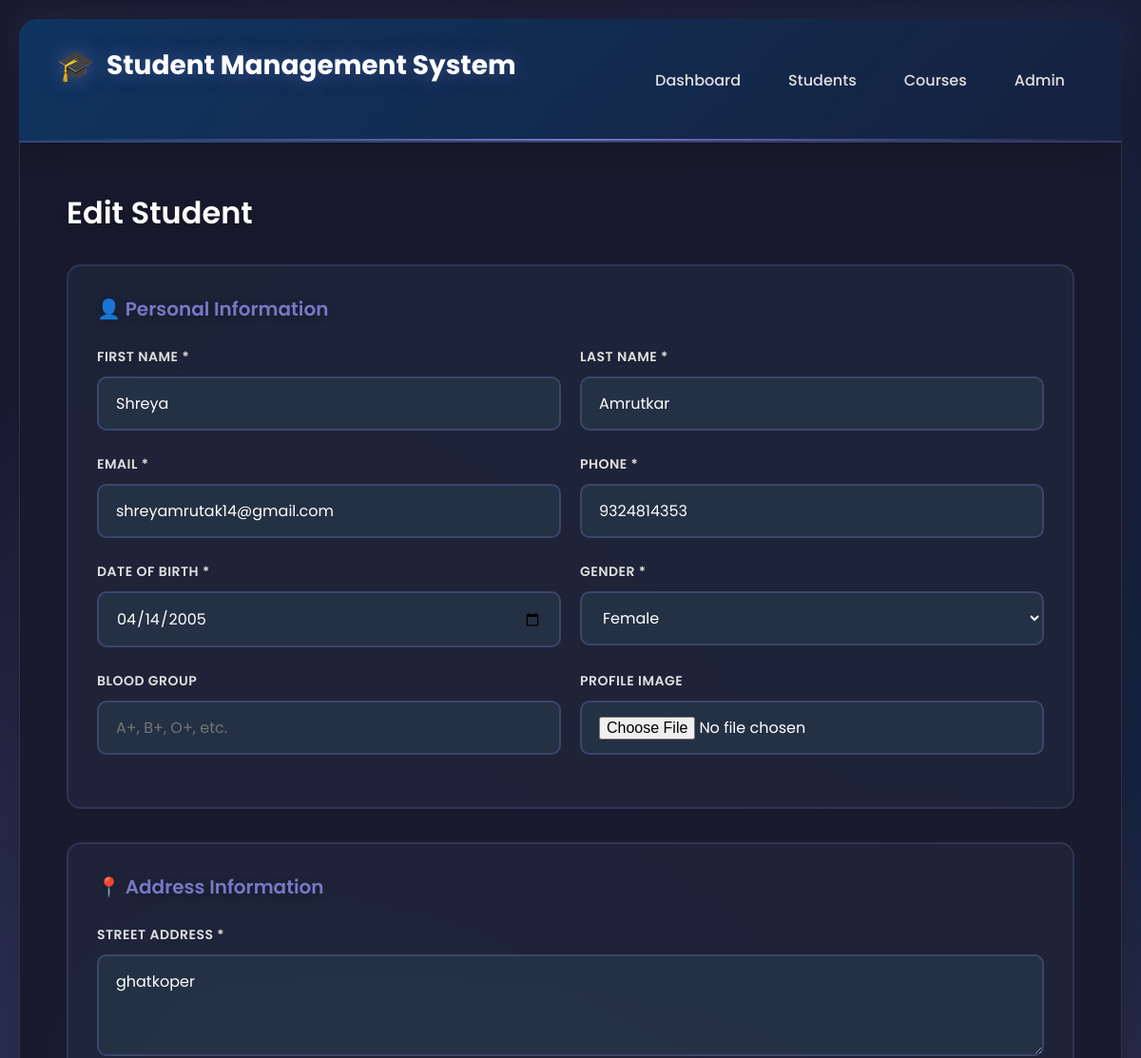
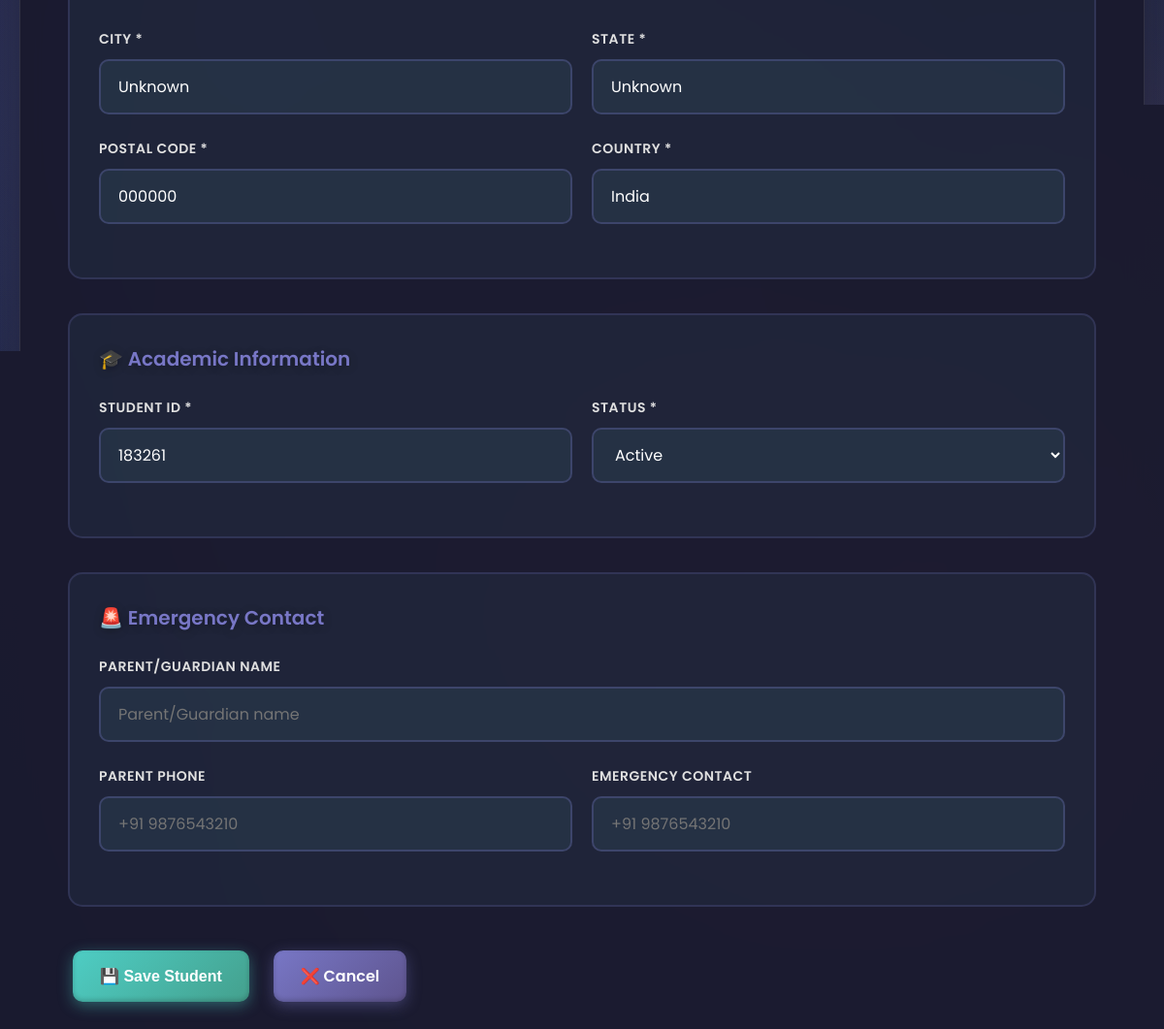
The page /students/3/edit/ on the database its author committed (2 pictures, top to bottom).
### core/models.py (models this page shows, shortened)
class Student(models.Model):
    GENDER_CHOICES = [
        ('M', 'Male'),
        ('F', 'Female'),
        ('O', 'Other'),
    ]
    STATUS_CHOICES = [
        ('Active', 'Active'),
        ('Inactive', 'Inactive'),
        ('Graduated', 'Graduated'),
        ('Suspended', 'Suspended'),
    ]
    user = models.OneToOneField(User, on_delete=models.CASCADE, null=True, blank=True)
    first_name = models.CharField(max_length=100)
    last_name = models.CharField(max_length=100)
    email = models.EmailField(unique=True)
    phone = models.CharField(max_length=15)
    date_of_birth = models.DateField()
    gender = models.CharField(max_length=1, choices=GENDER_CHOICES)
    address = models.TextField()
    city = models.CharField(max_length=100, default='Unknown')
    state = models.CharField(max_length=100, default='Unknown')
    postal_code = models.CharField(max_length=10, default='000000')
    country = models.CharField(max_length=100, default='India')
    enrollment_date = models.DateField(auto_now_add=True)
    student_id = models.CharField(max_length=20, unique=True)
    status = models.CharField(max_length=20, choices=STATUS_CHOICES, default='Active')
    profile_image = models.ImageField(upload_to='students/', null=True, blank=True)
    parent_name = models.CharField(max_length=200, blank=True)
    parent_phone = models.CharField(max_length=15, blank=True)
    emergency_contact = models.CharField(max_length=15, blank=True)
    blood_group = models.CharField(max_length=5, blank=True)
    class Meta:
        ordering = ['-enrollment_date']

### core/views.py (the view)
# urls.py: path('students/<int:pk>/edit/', views.student_update, name='student_update'),
def student_update(request, pk):
    student = get_object_or_404(Student, pk=pk)
    if request.method == 'POST':
        form = StudentForm(request.POST, request.FILES, instance=student)
        if form.is_valid():
            form.save()
            messages.success(request, f'Student {student.full_name} updated successfully!')
            return redirect('student_detail', pk=pk)
        else:
            messages.error(request, 'Please correct the errors below.')
    else:
        form = StudentForm(instance=student)
    return render(request, 'student_form.html', {'form': form, 'title': 'Edit Student'})

### core/templates/student_form.html (shortened to what this page needs)
{% extends 'base.html' %}
{% block content %}
<h1>{{ title }}</h1>
<form method="post" enctype="multipart/form-data" novalidate>
    <div class="form-sections">
        <div class="form-section">
            <h2 style="color: #7877c6; margin-bottom: 25px; font-size: 20px;">👤 Personal Information</h2>
            <div class="form-row">
                <div class="form-group">
                    <label for="{{ form.first_name.id_for_label }}">First Name *</label>
                    {{ form.first_name }}
                </div>
                <div class="form-group">
                    <label for="{{ form.last_name.id_for_label }}">Last Name *</label>
                    {{ form.last_name }}
                </div>
            </div>
            <div class="form-row">
                <div class="form-group">
                    <label for="{{ form.email.id_for_label }}">Email *</label>
                    {{ form.email }}
                </div>
                <div class="form-group">
                    <label for="{{ form.phone.id_for_label }}">Phone *</label>
                    {{ form.phone }}
                </div>
            </div>
            <div class="form-row">
                <div class="form-group">
                    <label for="{{ form.date_of_birth.id_for_label }}">Date of Birth *</label>
                    {{ form.date_of_birth }}
                </div>
                <div class="form-group">
                    <label for="{{ form.gender.id_for_label }}">Gender *</label>
                    {{ form.gender }}
                </div>
            </div>
            <div class="form-row">
                <div class="form-group">
                    <label for="{{ form.blood_group.id_for_label }}">Blood Group</label>
                    {{ form.blood_group }}
                </div>
                <div class="form-group">
                    <label for="{{ form.profile_image.id_for_label }}">Profile Image</label>
                    {{ form.profile_image }}
                </div>
            </div>
        </div>
        <div class="form-section">
            <h2 style="color: #7877c6; margin-bottom: 25px; font-size: 20px;">📍 Address Information</h2>
            <div class="form-group">
                <label for="{{ form.address.id_for_label }}">Street Address *</label>
                {{ form.address }}
            </div>
            <div class="form-row">
                <div class="form-group">
                    <label for="{{ form.city.id_for_label }}">City *</label>
                    {{ form.city }}
                </div>
                <div class="form-group">
                    <label for="{{ form.state.id_for_label }}">State *</label>
                    {{ form.state }}
                </div>
            </div>
            <div class="form-row">
                <div class="form-group">
                    <label for="{{ form.postal_code.id_for_label }}">Postal Code *</label>
                    {{ form.postal_code }}
                </div>
                <div class="form-group">
                    <label for="{{ form.country.id_for_label }}">Country *</label>
                    {{ form.country }}
                </div>
            </div>
        </div>
        <div class="form-section">
            <h2 style="color: #7877c6; margin-bottom: 25px; font-size: 20px;">🎓 Academic Information</h2>
            <div class="form-row">
                <div class="form-group">
                    <label for="{{ form.student_id.id_for_label }}">Student ID *</label>
                    {{ form.student_id }}
                </div>
                <div class="form-group">
                    <label for="{{ form.status.id_for_label }}">Status *</label>
                    {{ form.status }}
                </div>
            </div>
        </div>
        <div class="form-section">
            <h2 style="color: #7877c6; margin-bottom: 25px; font-size: 20px;">🚨 Emergency Contact</h2>
            <div class="form-group">
                <label for="{{ form.parent_name.id_for_label }}">Parent/Guardian Name</label>
                {{ form.parent_name }}
            </div>
            <div class="form-row">
                <div class="form-group">
                    <label for="{{ form.parent_phone.id_for_label }}">Parent Phone</label>
                    {{ form.parent_phone }}
                </div>
                <div class="form-group">
                    <label for="{{ form.emergency_contact.id_for_label }}">Emergency Contact</label>
                    {{ form.emergency_contact }}
                </div>
            </div>
        </div>
    </div>
    <div style="margin-top: 40px; display: flex; gap: 15px;">
        <button type="submit" class="btn btn-success">💾 Save Student</button>
        <a href="{% url 'student_list' %}" class="btn">❌ Cancel</a>
    </div>
</form>
{% endblock %}

### core/templates/base.html (style rules this page uses)
* { margin: 0; padding: 0; box-sizing: border-box; }
body { font-family: 'Poppins', sans-serif; background: linear-gradient(135deg, #1a1a2e 0%, #16213e 50%, #0f3460 100%); min-height: 100vh; padding: 20px; position: relative; overflow-x: hidden; }
body::before { content: ''; position: fixed; width: 100%; height: 100%; top: 0; left: 0; background-image: radial-gradient(circle at 20% 50%, rgba(120, 119, 198, 0.3) 0%, transparent 50%), radial-gradient(circle at 80% 80%, rgba(255, 107, 107, 0.3) 0%, transparent 50%), radial-gradient(circle at 40% 80%, rgba(94, 84, 142, 0.3) 0%, transparent 50%); animation: backgroundShift 15s ease-in-out infinite; z-index: -1; }
h1, h2 { color: #fff; margin-bottom: 30px; font-weight: 600; text-shadow: 0 2px 10px rgba(0, 0, 0, 0.3); }
.btn { display: inline-block; padding: 14px 28px; background: linear-gradient(135deg, #7877c6 0%, #5e548e 100%); color: white; text-decoration: none; border-radius: 10px; border: none; cursor: pointer; font-size: 16px; font-weight: 600; transition: all 0.3s ease; margin: 5px; box-shadow: 0 4px 15px rgba(120, 119, 198, 0.4), inset 0 -2px 5px rgba(0, 0, 0, 0.2); position: relative; overflow: hidden; }
.btn::before { content: ''; position: absolute; top: 50%; left: 50%; width: 0; height: 0; border-radius: 50%; background: rgba(255, 255, 255, 0.2); transform: translate(-50%, -50%); transition: width 0.6s, height 0.6s; }
.btn-success { background: linear-gradient(135deg, #4ecdc4 0%, #44a08d 100%); box-shadow: 0 4px 15px rgba(78, 205, 196, 0.4), inset 0 -2px 5px rgba(0, 0, 0, 0.2); }
.form-group { margin-bottom: 25px; animation: formFieldSlideIn 0.5s ease-out backwards; }
.form-group:nth-child(1) { animation-delay: 0.1s; }
.form-group:nth-child(2) { animation-delay: 0.2s; }
label { display: block; margin-bottom: 10px; font-weight: 600; color: #e0e0e0; font-size: 14px; text-transform: uppercase; letter-spacing: 0.5px; }
input, select, textarea { width: 100%; padding: 14px 18px; background: rgba(44, 62, 80, 0.5); border: 2px solid rgba(120, 119, 198, 0.3); border-radius: 10px; font-size: 16px; color: #fff; transition: all 0.3s ease; font-family: 'Poppins', sans-serif; }

### core/templates/student_form.html (style rules this page uses)
.form-sections { display: flex; flex-direction: column; gap: 35px; }
.form-section { background: rgba(44, 62, 80, 0.3); padding: 30px; border-radius: 15px; border: 2px solid rgba(120, 119, 198, 0.2); }
.form-row { display: grid; grid-template-columns: repeat(auto-fit, minmax(250px, 1fr)); gap: 20px; }

### rows shown on the page
Student: first_name "Shreya", last_name "Amrutkar", email "shreyamrutak14@gmail.com", phone "9324814353", date_of_birth "04/14/2005", gender "Female", address "ghatkoper", city "Unknown", state "Unknown", postal_code "000000", country "India", student_id "183261", status "Active"

### other values the page prints
{{ title }} "Edit Student"
